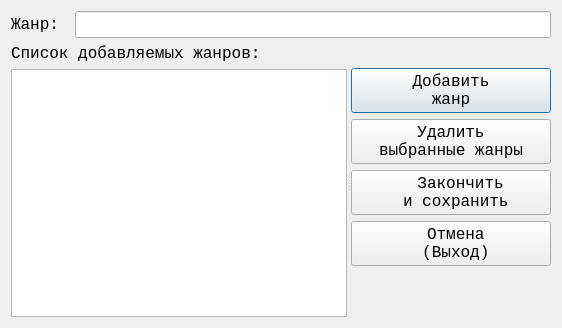
<?xml version="1.0" encoding="UTF-8"?>
<ui version="4.0">
 <class>dlg_add_genres</class>
 <widget class="QDialog" name="dlg_add_genres">
  <property name="geometry">
   <rect>
    <x>0</x>
    <y>0</y>
    <width>562</width>
    <height>328</height>
   </rect>
  </property>
  <property name="font">
   <font>
    <family>Lucida Console</family>
    <pointsize>12</pointsize>
    <bold>false</bold>
   </font>
  </property>
  <property name="windowTitle">
   <string>Добавление жанра</string>
  </property>
  <property name="modal">
   <bool>false</bool>
  </property>
  <layout class="QVBoxLayout" name="verticalLayout_3">
   <item>
    <layout class="QHBoxLayout" name="horizontalLayout">
     <item>
      <widget class="QLabel" name="lbl_genre">
       <property name="font">
        <font>
         <family>Lucida Console</family>
         <pointsize>12</pointsize>
         <bold>false</bold>
        </font>
       </property>
       <property name="text">
        <string>Жанр: </string>
       </property>
      </widget>
     </item>
     <item>
      <widget class="QLineEdit" name="le_genre">
       <property name="font">
        <font>
         <family>Lucida Console</family>
         <pointsize>12</pointsize>
         <bold>false</bold>
        </font>
       </property>
       <property name="cursor">
        <cursorShape>PointingHandCursor</cursorShape>
       </property>
      </widget>
     </item>
    </layout>
   </item>
   <item>
    <widget class="QSplitter" name="splitter">
     <property name="font">
      <font>
       <family>Lucida Console</family>
       <pointsize>12</pointsize>
       <bold>false</bold>
      </font>
     </property>
     <property name="orientation">
      <enum>Qt::Orientation::Horizontal</enum>
     </property>
     <widget class="QWidget" name="layoutWidget">
      <property name="font">
       <font>
        <family>Lucida Console</family>
        <pointsize>12</pointsize>
        <bold>false</bold>
       </font>
      </property>
      <layout class="QVBoxLayout" name="verticalLayout_2">
       <item>
        <widget class="QLabel" name="lbl_adding_genres">
         <property name="font">
          <font>
           <family>Lucida Console</family>
           <pointsize>12</pointsize>
           <bold>false</bold>
          </font>
         </property>
         <property name="text">
          <string>Список добавляемых жанров:</string>
         </property>
         <property name="alignment">
          <set>Qt::AlignmentFlag::AlignBottom|Qt::AlignmentFlag::AlignLeading|Qt::AlignmentFlag::AlignLeft</set>
         </property>
        </widget>
       </item>
       <item>
        <widget class="QListWidget" name="lw_adding_genres">
         <property name="font">
          <font>
           <family>Lucida Console</family>
           <pointsize>12</pointsize>
           <italic>false</italic>
           <bold>false</bold>
          </font>
         </property>
         <property name="cursor" stdset="0">
          <cursorShape>PointingHandCursor</cursorShape>
         </property>
         <property name="styleSheet">
          <string notr="true"/>
         </property>
         <property name="alternatingRowColors">
          <bool>true</bool>
         </property>
         <property name="selectionMode">
          <enum>QAbstractItemView::SelectionMode::ExtendedSelection</enum>
         </property>
        </widget>
       </item>
      </layout>
     </widget>
     <widget class="QWidget" name="layoutWidget">
      <property name="font">
       <font>
        <family>Lucida Console</family>
        <pointsize>12</pointsize>
        <bold>false</bold>
       </font>
      </property>
      <layout class="QVBoxLayout" name="verticalLayout">
       <item>
        <spacer name="verticalSpacer_2">
         <property name="orientation">
          <enum>Qt::Orientation::Vertical</enum>
         </property>
         <property name="sizeType">
          <enum>QSizePolicy::Policy::Fixed</enum>
         </property>
         <property name="sizeHint" stdset="0">
          <size>
           <width>20</width>
           <height>24</height>
          </size>
         </property>
        </spacer>
       </item>
       <item>
        <widget class="QPushButton" name="btn_add_genre_to_list">
         <property name="font">
          <font>
           <family>Lucida Console</family>
           <pointsize>12</pointsize>
           <bold>false</bold>
          </font>
         </property>
         <property name="cursor">
          <cursorShape>PointingHandCursor</cursorShape>
         </property>
         <property name="text">
          <string>Добавить
жанр</string>
         </property>
         <property name="iconSize">
          <size>
           <width>32</width>
           <height>32</height>
          </size>
         </property>
        </widget>
       </item>
       <item>
        <widget class="QPushButton" name="btn_del_genre_from_list">
         <property name="font">
          <font>
           <family>Lucida Console</family>
           <pointsize>12</pointsize>
           <bold>false</bold>
          </font>
         </property>
         <property name="cursor">
          <cursorShape>PointingHandCursor</cursorShape>
         </property>
         <property name="text">
          <string>Удалить
выбранные жанры</string>
         </property>
         <property name="iconSize">
          <size>
           <width>32</width>
           <height>32</height>
          </size>
         </property>
        </widget>
       </item>
       <item>
        <widget class="QPushButton" name="btn_finish_and_save">
         <property name="font">
          <font>
           <family>Lucida Console</family>
           <pointsize>12</pointsize>
           <bold>false</bold>
          </font>
         </property>
         <property name="cursor">
          <cursorShape>PointingHandCursor</cursorShape>
         </property>
         <property name="text">
          <string>  Закончить
 и сохранить</string>
         </property>
         <property name="iconSize">
          <size>
           <width>32</width>
           <height>32</height>
          </size>
         </property>
        </widget>
       </item>
       <item>
        <widget class="QPushButton" name="btn_cancel">
         <property name="font">
          <font>
           <family>Lucida Console</family>
           <pointsize>12</pointsize>
           <bold>false</bold>
          </font>
         </property>
         <property name="cursor">
          <cursorShape>PointingHandCursor</cursorShape>
         </property>
         <property name="text">
          <string> Отмена
 (Выход)</string>
         </property>
         <property name="iconSize">
          <size>
           <width>32</width>
           <height>32</height>
          </size>
         </property>
        </widget>
       </item>
       <item>
        <spacer name="verticalSpacer">
         <property name="font">
          <font>
           <family>Lucida Console</family>
           <pointsize>12</pointsize>
           <bold>false</bold>
          </font>
         </property>
         <property name="orientation">
          <enum>Qt::Orientation::Vertical</enum>
         </property>
         <property name="sizeHint" stdset="0">
          <size>
           <width>20</width>
           <height>40</height>
          </size>
         </property>
        </spacer>
       </item>
      </layout>
     </widget>
    </widget>
   </item>
  </layout>
 </widget>
 <tabstops>
  <tabstop>le_genre</tabstop>
  <tabstop>btn_add_genre_to_list</tabstop>
  <tabstop>btn_del_genre_from_list</tabstop>
  <tabstop>btn_finish_and_save</tabstop>
  <tabstop>btn_cancel</tabstop>
  <tabstop>lw_adding_genres</tabstop>
 </tabstops>
 <resources/>
 <connections/>
</ui>
